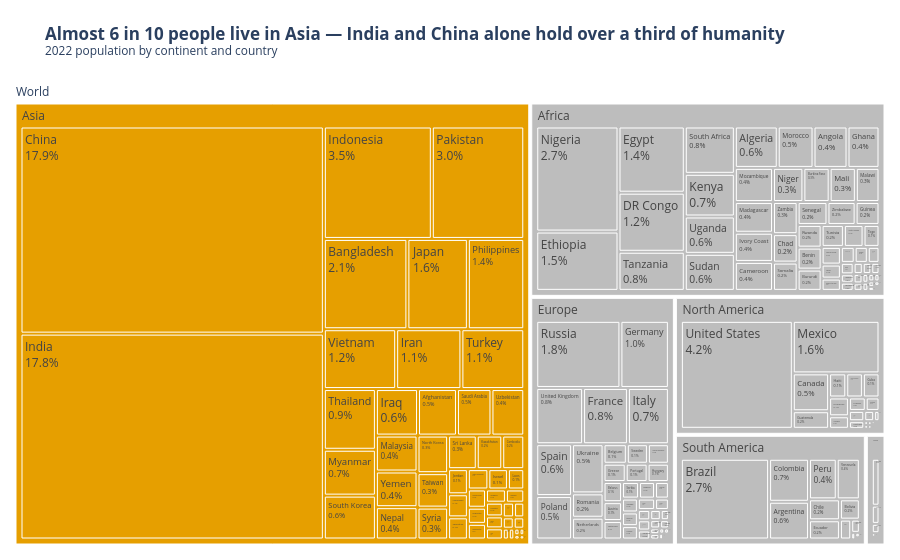

This figure's notebook cell:
### Markdown cell above
**Chart choice & justification:** *Which chart did you choose, and why? Justify design choices.

*YOUR ANSWER HERE*

**Treemap.** It is a part-to-whole problem, which consists of two nested layers (continent → country). The treemap is able to display both the parts and the whole in the same graphic where the area is proportional to the population size. There is no way a pie chart or a stacked bar will fit 234 countries. Asia is marked with orange since it is the focus of the story while all other continents are in grey. 
**Finding:** nearly 59% of people live in Asia, and India and China together account for 36% of the global population.

### Code cell
# Q6

fig = px.treemap(df, path=[px.Constant('World'), 'Continent', 'Country'],
                 values='2022 Population', color='Continent',
                 color_discrete_map={'(?)': 'white', 'Asia': ACCENT, 'Africa': GREY,
                                     'Europe': GREY, 'North America': GREY,
                                     'South America': GREY, 'Oceania': GREY},
                 template='plotly_white',
                 title='<b>Almost 6 in 10 people live in Asia — India and China alone hold over a third of humanity</b>'
                       '<br><sup>2022 population by continent and country</sup>')
fig.update_traces(texttemplate='%{label}<br>%{percentRoot:.1%}', root_color='white')
fig.update_layout(margin=dict(t=80, l=10, r=10, b=10))
fig.show()

### Figure 1 — Plotly figure (JSON) as saved in the notebook; plotly's stock layout.template omitted (floating-point values rounded to 4 significant figures; data arrays with more than 128 entries replaced by an {"elided": "..."} marker saying what was removed)
{"data": [{"branchvalues": "total", "customdata": {"elided": "241x1 str values"}, "domain": {"x": [0, 1], "y": [0, 1]}, "hovertemplate": "labels=%{label}<br>2022 Population=%{value}<br>parent=%{parent}<br>id=%{id}<br>Continent=%{customdata[0]}<extra></extra>", "ids": {"elided": "241 str values"}, "labels": {"elided": "241 str values"}, "marker": {"colors": {"elided": "241 str values"}}, "name": "", "parents": {"elided": "241 str values"}, "root": {"color": "white"}, "texttemplate": "%{label}<br>%{percentRoot:.1%}", "type": "treemap", "values": {"elided": "241 float values"}}], "layout": {"legend": {"tracegroupgap": 0}, "margin": {"b": 10, "l": 10, "r": 10, "t": 80}, "title": {"text": "<b>Almost 6 in 10 people live in Asia — India and China alone hold over a third of humanity</b><br><sup>2022 population by continent and country</sup>"}}}
